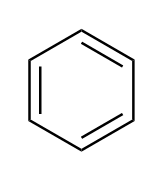
#> input picture scripts/ensayo317/recortes/benzene.png, 163 x 180 px
$ python -i ensayo320.py   (imports and definitions only)
#> lines starting #> are read from the running program, lines starting #| are printed output that depends on the picture; after the words box and inside, x2 and y2 are one past the last pixel; in counts of white or black regions, pixels touching at a corner belong together
#> further down, picture is the input picture: PIL image 163x180 RGBA; mean R, G, B, A 244.1, 244.1, 244.1, 255
"""
Ensayo 320 - Pipeline maestro Panel A + Panel B (Q1)

Flujo:
1) Genera el panel A desde el script fuente de activity cliffs globales.
2) Genera el panel B desde el script fuente de representative activity cliff pairs.
3) Combina A (arriba) + B (abajo) en una sola figura final.
4) Guarda todo en ensayo320 a 1200 DPI.
"""

import base64
import importlib.util
import os
import textwrap

import matplotlib.pyplot as plt
import numpy as np
from matplotlib.gridspec import GridSpec
from docx import Document
from docx.enum.text import WD_ALIGN_PARAGRAPH
from docx.shared import Inches, Pt
from PIL import Image, ImageChops, ImageDraw, ImageFont, ImageOps

# Evita limitaciones de PIL para imágenes grandes al combinar paneles a alta resolución
Image.MAX_IMAGE_PIXELS = None

# ============================================================================
# CONFIGURACION
# ============================================================================
OUTPUT_DIR = "ensayo320"
# [1 line not run here, left out]

PANEL_A_SCRIPT_CANDIDATES = [
    "ensayo317.py",
    "ensayo304.py",
    "ensayo303.py",
]
PANEL_B_SCRIPT_CANDIDATES = [
    "ensayo300.py",
    "ensayo299.py",
]
PANEL_C_SCRIPT_CANDIDATES = [
    "ensayo319.py",
]

PANEL_A_BASE = "Panel_B_Activity_Cliffs_IC50_EC50_Combined"
PANEL_A_IC50_BASE = "Panel_A_Activity_Cliffs_IC50"
PANEL_A_EC50_BASE = "Panel_B_Activity_Cliffs_EC50"
PANEL_B_BASE = "Figure_Representative_Cliff_Pairs"
OUTPUT_BASE = os.path.join(OUTPUT_DIR, "Panel_AB_Q1_Combined")
WORD_OUTPUT = os.path.join(OUTPUT_DIR, "Panels_A_C.docx")
STRUCTURE_ACTIVITY_TIF = "Structure_activity_cliff.tif"
CLIFF_RECORTES_DIR = os.path.join(OUTPUT_DIR, "recortes_structure_activity_cliff")
# [1 line not run here, left out]

INTER_PANEL_GAP = 18
OUTER_MARGIN = 10
WHITE_THRESHOLD = 248

# Control de tamaño final para mantener legibilidad y evitar errores por archivos gigantes
TARGET_WIDTH_PX = 16000
RASTER_DPI = 1200
FINAL_SCALE_FACTOR = 1.16

# Recortes manuales dentro de Structure_activity_cliff.tif para las cuatro
# estructuras del panel representativo (dos IC50 arriba y dos EC50 abajo).
CLIFF_MANUAL_CROPS = {
    "ic50_left": (0, 0, 990, 300),
    "ic50_right": (20, 470, 910, 790),
    "ec50_left": (0, 800, 590, 1223),
    "ec50_right": (880, 800, 1476, 1223),
}

CLIFF_DISPLAY_NAMES = {
    ("IC50", "left"): "2-(1,2-dihydroxyethyl)-4-(dodecyloxy)-5-hydroxyfuran-3(2H)-one",
    ("IC50", "right"): "2-(1,2-dihydroxyethyl)-5-hydroxy-4-(nonyloxy)furan-3(2H)-one",
    ("EC50", "left"): "2-(1-((1,3-dioxoisoindolin-2-yl)methyl)-1,2,3,4-tetrahydroisoquinoline-2-carbonyl)cyclohexane-1-carboxylic acid",
    ("EC50", "right"): "(1S,2R)-2-((R)-1-((1,3-dioxoisoindolin-2-yl)methyl)-1,2,3,4-tetrahydroisoquinoline-2-carbonyl)cyclohexane-1-carboxylic acid",
}

CLIFF_BOX_EDGE = "#8fa3b8"
CLIFF_BOX_FACE = "white"
CLIFF_BOX_LINEWIDTH = 1.05
CLIFF_TITLE_BLUE = "#2f5f8a"
CLIFF_TITLE_GREEN = "#3e7a66"
CLIFF_FONT_FAMILY = "DejaVu Sans"


# ============================================================================
# UTILIDADES
# ============================================================================
# [314 lines left out: functions resolve_existing_path, load_module, trim_white_borders, resize_to_width, save_multi_format, wrap_iupac_name and 4 more, not called in this run]


def trim_and_pad_crop(img: Image.Image, threshold: int = 245, padding: int = 10) -> Image.Image:
#> called with threshold = 245, padding = 10
    gray = img.convert("L")
    arr = np.array(gray)
    mask = arr < threshold
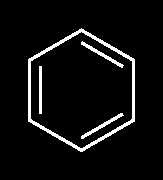
#> mask: shape (180, 163) bool; 5.7% white; 4 white regions, box (x1, y1, x2, y2) and area: (28, 28, 135, 152) 1190, (81, 41, 124, 68) 169, (81, 113, 124, 139) 168, (39, 66, 42, 114) 144
    coords = np.argwhere(mask)
#> coords = 1671 pairs, first value 28 to 151, second value 28 to 134
    if coords.size == 0:
        return img.convert("RGBA")
    y0, x0 = coords.min(axis=0)
#> y0 = 28; x0 = 28
    y1, x1 = coords.max(axis=0) + 1
#> y1 = 152; x1 = 135
    trimmed = img.crop((x0, y0, x1, y1)).convert("RGBA")
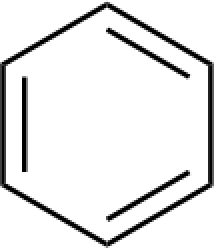
#> trimmed: PIL image 107x124 RGBA (shown 2 times larger); mean R, G, B, A 230.9, 230.9, 230.9, 255
    return ImageOps.expand(trimmed, border=padding, fill="white")
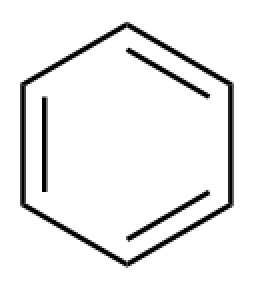
#> returned value: PIL image 127x144 RGBA (shown 2 times larger); mean R, G, B, A 237.5, 237.5, 237.5, 255


# [221 lines left out: functions extract_structure_activity_cliff_crops, add_pair_row_from_tif, generate_panel_b_into_ensayo320, combine_a_b_from_ensayo320, main, not called in this run]


# [2 lines not run here, left out]

>>> from PIL import Image
>>> picture = Image.open('ensayo317/recortes/benzene.png')
>>> result = trim_and_pad_crop(picture)

$ run again, on scripts/ensayo317/recortes/chromane.png
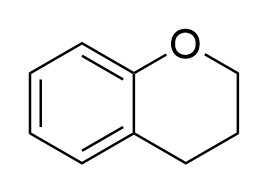
#> input picture scripts/ensayo317/recortes/chromane.png, 268 x 193 px
#> picture is the input picture: PIL image 268x193 RGBA; mean R, G, B, A 244.1, 244.1, 244.1, 255
#> in trim_and_pad_crop, `mask = arr < threshold`:
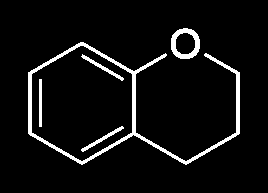
#> mask: shape (193, 268) bool; 6% white; 5 white regions, box (x1, y1, x2, y2) and area: (28, 42, 240, 165) 2217, (171, 28, 200, 59) 409, (81, 126, 124, 152) 167, (81, 54, 124, 81) 166, (39, 79, 42, 127) 144
#> coords = 3103 pairs, first value 28 to 164, second value 28 to 239
#> y0 = 28
#> y1 = 165; x1 = 240
#> in trim_and_pad_crop, `return ImageOps.expand(trimmed, border=padding, fill="white")`:
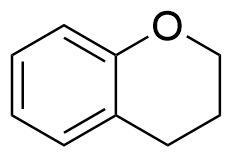
#> returned value: PIL image 232x157 RGBA; mean R, G, B, A 239.6, 239.6, 239.6, 255

$ run again, on scripts/ensayo317/recortes/flavone.png
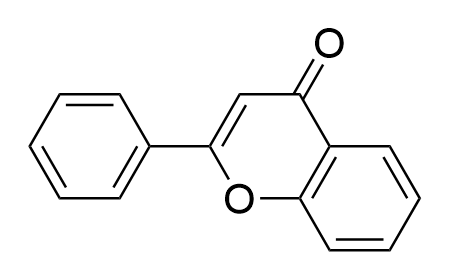
#> input picture scripts/ensayo317/recortes/flavone.png, 450 x 280 px
#> picture is the input picture: PIL image 450x280 RGBA; mean R, G, B, A 246.4, 246.4, 246.4, 255
#> in trim_and_pad_crop, `mask = arr < threshold`:
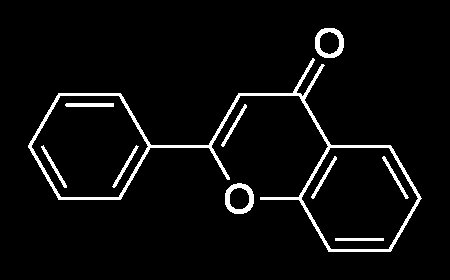
#> mask: shape (280, 450) bool; 4.5% white; 10 white regions, largest, box (x1, y1, x2, y2) and area: (28, 58, 422, 252) 3642, (225, 183, 254, 214) 409, (315, 28, 344, 58) 400
#> coords = 5615 pairs, first value 28 to 251, second value 28 to 421
#> y0 = 28
#> y1 = 252; x1 = 422
#> in trim_and_pad_crop, `return ImageOps.expand(trimmed, border=padding, fill="white")`:
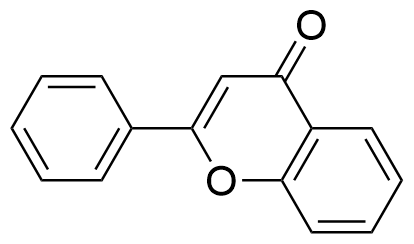
#> returned value: PIL image 414x244 RGBA; mean R, G, B, A 244.3, 244.3, 244.3, 255
